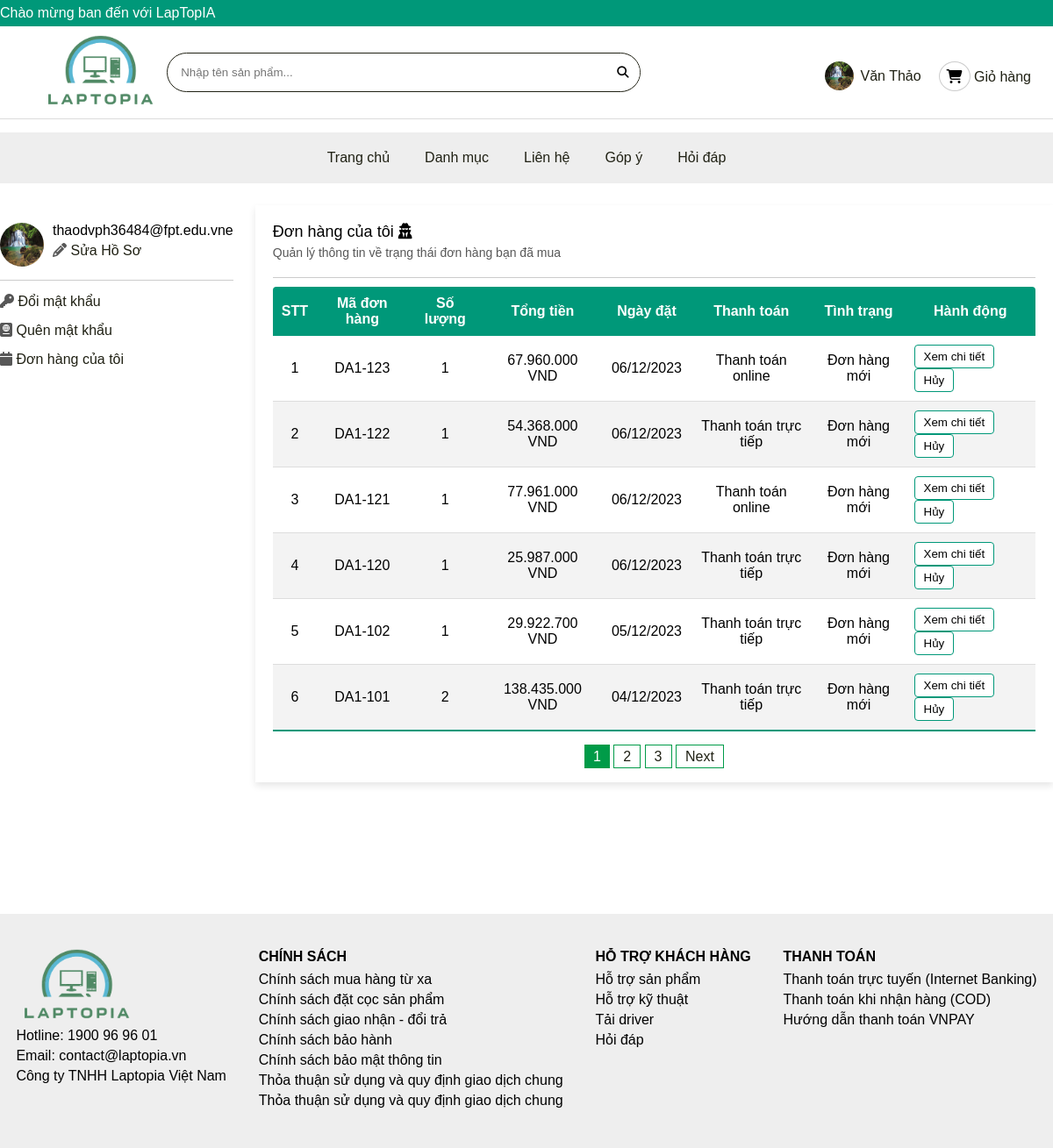
Screenshot of /view/index.php?act=mybill (signed in) with the database file from the repository.
### tables this page shows
CREATE TABLE `bill` (
  `id` int NOT NULL,
  `iduser` int NOT NULL,
  `bill_name` varchar(50) NOT NULL,
  `bill_address` varchar(50) NOT NULL,
  `bill_tel` varchar(50) NOT NULL,
  `bill_email` varchar(50) NOT NULL,
  `bill_pttt` int NOT NULL DEFAULT '1' COMMENT '1.Thanh toán trực tiếp\r\n2.Thanh toán online',
  `ngaydh` date DEFAULT NULL,
  `total` int NOT NULL DEFAULT '0',
  `bill_status` int NOT NULL DEFAULT '1' COMMENT '1.Đơn hàng mới\r\n2.Đang xử lí\r\n3.Đang giao hàng\r\n4.Đã giao hàng\r\n5.Đơn hàng bị hủy\r\n6.Đang chờ duyệt'
);

### model/cart.php (called while the page is built, shortened)
<?php
function loadall_cart_count($idbill)
{
    $sql = "SELECT * FROM cart where idbill=$idbill";
    $bill = pdo_query($sql);
    return count($bill);
}
function loadall_bill($iduser, $page, $soluong)
{
    $batdau = ($page - 1) * $soluong;
    $sql = "SELECT * FROM bill where iduser=$iduser order by id desc limit $batdau, $soluong";
    $listbill = pdo_query($sql);
    return $listbill;
}
function count_bill($iduser)
{
    $sql = "SELECT * FROM bill where iduser=$iduser";
    return count(pdo_query($sql));
}
function get_ttdh($n)
{
    switch ($n) {
        case '1':
            $tt = "Đơn hàng mới";
            break;
    }
    return $tt;
}
function get_pttt($n)
{
    switch ($n) {
        case '1':
            $tt = "Thanh toán trực tiếp";
            break;
        case '2':
            $tt = "Thanh toán online";
            break;
    }
    return $tt;
}

### model/pdo.php (called while the page is built, shortened)
<?php
function pdo_get_connection(){
    $servername = "localhost";
    $username = "root";
    $password = "";
    try {
        $conn = new PDO("mysql:host=$servername;dbname=da1", $username, $password);
        $conn->setAttribute(PDO::ATTR_ERRMODE, PDO::ERRMODE_EXCEPTION);
        return $conn;
    } catch(PDOException $e) {
        echo "Connection failed: " . $e->getMessage();
    }
}
function pdo_query($sql){
    $sql_args=array_slice(func_get_args(),1);
    try{
        $conn=pdo_get_connection();
        $stmt=$conn->prepare($sql);
        $stmt->execute($sql_args);
        $rows=$stmt->fetchAll();
        return $rows;
    }
    catch(PDOException $e){
        throw $e;
    }
    finally{
        unset($conn);
    }
}
?>

### view/cart/mybill.php (the view, shortened to what this page needs)
<div class="boxtaikhoan">
    <div class="boxtrai">
        <div class="boxtrai-img">
            <?php $first_letter = strtoupper(substr($_SESSION['user']['email'], 0, 1)) ?>
            <?php if ($_SESSION['user']['img'] != "") : ?>
                <img src="../upload/<?php echo $_SESSION['user']['img'] ?>" alt="Ảnh đại diện">
            <?php else : ?>
                <div class="avatar"><?php echo $first_letter; ?></div>
            <?php endif ?>
            <div>
                <p><?php echo $_SESSION['user']['email'] ?></p>
                <a href="index.php?act=taikhoan"><i class="fa-solid fa-pencil" style="color: #575757;"></i> Sửa Hồ Sơ</a>
            </div>
        </div>
        <div class="boxdm">
            <p><a href="index.php?act=doimk"><i class="fa-solid fa-key" style="color: #575757;"></i> Đổi mật khẩu</a></p>
            <p><a href="index.php?act=quenmk"><i class="fa-solid fa-passport" style="color: #575757;"></i> Quên mật khẩu</a></p>
            <p><a href="index.php?act=mybill"><i class="fa-solid fa-calendar" style="color: #575757;"></i> Đơn hàng của tôi</a></p>
        </div>
    </div>
    <div class="boxphai">
        <div class="boxphai-title">
            <p class="tieude1">Đơn hàng của tôi <i class="fa-solid fa-user-secret" style="color: #000000;"></i></p>
            <p class="tieude2">Quản lý thông tin về trạng thái đơn hàng bạn đã mua</p>
        </div>
            <table class="content-table">
                <thead>
                <tr>
                    <th>STT</th>
                    <th>Mã đơn hàng</th>
                    <th>Số lượng</th>
                    <th>Tổng tiền</th>
                    <th>Ngày đặt</th>
                    <th>Thanh toán</th>
                    <th>Tình trạng</th>
                    <th>Hành động</th>
                </tr>
                </thead>
                <tbody>
                <?php
                    foreach ($listbill as $key => $bill) {
                        $countsp = loadall_cart_count($bill['id']);
                        $ttdh = get_ttdh($bill['bill_status']);
                        $pttt = get_pttt($bill['bill_pttt']);
                    ?>
                        <tr>
                            <td><?php echo $key + 1 ?></td>
                            <td>DA1-<?php echo $bill['id'] ?></td>
                            <td><?php echo $countsp ?></td>
                            <td><?php echo number_format($bill['total'], 0, ",", ".") ?> VND</td>
                            <td><?php echo date("d/m/Y", strtotime($bill['ngaydh'])) ?></td>
                            <td><?php echo $pttt ?></td>
                            <td><?php echo $ttdh ?></td>
                            <td style="text-align: left;">
                            <a href="index.php?act=chitietbill&idb=<?php echo $bill['id'] ?>"><input type="button" value="Xem chi tiết"></a>
                            <?php if($bill['bill_status'] == 1 || $bill['bill_status'] == 2 ) : ?>
                                <a onclick="return confirm('Bạn có chắc muốn hủy đơn hàng')" href="index.php?act=updateb&idb=<?php echo $bill['id'] ?>"><input type="button" value="Hủy"></a>
                            <?php endif ?>
                            </td>
                        </tr>
                    <?php } ?>
                </tbody>
            </table>
            <div class="page">
                <?php for ($i=1; $i <= $sotrang; $i++) : ?>
                    <?php if($i != $page) : ?>
                        <?php if($i > $page - 3 && $i < $page + 3) : ?>
                    <a href="?act=mybill&per_page=<?php echo $soluongbill ?>&page=<?php echo $i ?>"><?php echo $i ?></a>
                        <?php endif ?>
                    <?php else : ?>
                        <span class="active"><?php echo $i ?></span>
                    <?php endif ?>
                <?php endfor ?>
                <?php if($page < $sotrang - 1) : $next_page= $page +1 ?>
                    <a href="?act=mybill&per_page=<?php echo $soluongbill ?>&page=<?php echo $next_page ?>">Next</a>
                <?php endif ?>
            </div>
    </div>
</div>

### css/view.css (style rules this page uses)
* { margin: 0; padding: 0; box-sizing: border-box; font-family: 'Tahoma', Geneva, Verdana, sans-serif; }
.page { text-align: center; margin-top: 20px; }
.page a { padding: 4px 10px; border: 1px solid #009B48; text-decoration: none; color: #202114; }
.page .active { padding: 5px 10px; background-color: #009B48; color: #fff; }
.boxtaikhoan { display: flex; justify-content: center; gap: 25px; margin-top: 25px; }
.boxtaikhoan a { text-decoration: none; color: #202114; }
.boxtrai { margin-top: 20px; }
.boxtrai-img { display: flex; gap: 10px; padding-bottom: 15px; border-bottom: 1px solid #ccc; }
.boxtrai img { border-radius: 50%; width: 50px; height: 50px; }
.boxtrai-img p { margin-bottom: 5px; }
.boxtrai .boxdm p { margin-top: 15px; }
.boxphai { box-shadow: 0px 4px 8px rgba(0, 0, 0, 0.1); background: #fff; padding: 20px; }
.boxphai .boxphai-title { padding-bottom: 20px; border-bottom: 1px solid #ccc; margin-bottom: 10px; }
.boxphai .boxphai-title .tieude1 { margin-bottom: 5px; font-size: 18px; }
.boxphai .boxphai-title .tieude2 { font-size: 14px; color: #575757; }
.boxtaikhoan .content-table { width: 100%; border-collapse: collapse; border-radius: 4px 4px 0 0; overflow: hidden; }
.boxtaikhoan .content-table thead tr { background-color: #009879; color: #fff; font-weight: bold; }
.boxtaikhoan .content-table td, .boxtaikhoan .content-table th { padding: 10px 10px; text-align: center; }
.boxtaikhoan .content-table tbody tr { border-bottom: 1px solid #dddddd; }
.boxtaikhoan .content-table tbody tr:nth-of-type(even) { background-color: #f3f3f3; }
.boxtaikhoan .content-table tbody tr:last-of-type { border-bottom: 2px solid #009879; }
.boxtaikhoan .boxphai .content-table input[type="button"] { border: 1px solid #009879; border-radius: 4px; padding: 5px 10px; background-color: white; }

### rows the page displays
bill: id "123", countsp "1", total "67.960.000", ngaydh "06/12/2023", bill_pttt "Thanh toán online", bill_status "Đơn hàng mới"
bill: id "122", countsp "1", total "54.368.000", ngaydh "06/12/2023", bill_pttt "Thanh toán trực tiếp", bill_status "Đơn hàng mới"
bill: id "121", countsp "1", total "77.961.000", ngaydh "06/12/2023", bill_pttt "Thanh toán online", bill_status "Đơn hàng mới"
bill: id "120", countsp "1", total "25.987.000", ngaydh "06/12/2023", bill_pttt "Thanh toán trực tiếp", bill_status "Đơn hàng mới"
bill: id "102", countsp "1", total "29.922.700", ngaydh "05/12/2023", bill_pttt "Thanh toán trực tiếp", bill_status "Đơn hàng mới"
bill: id "101", countsp "2", total "138.435.000", ngaydh "04/12/2023", bill_pttt "Thanh toán trực tiếp", bill_status "Đơn hàng mới"

### other values shown
$_SESSION['user']['user'] "Văn Thảo"
$_SESSION['user']['email'] "thaodvph36484@fpt.edu.vne"
